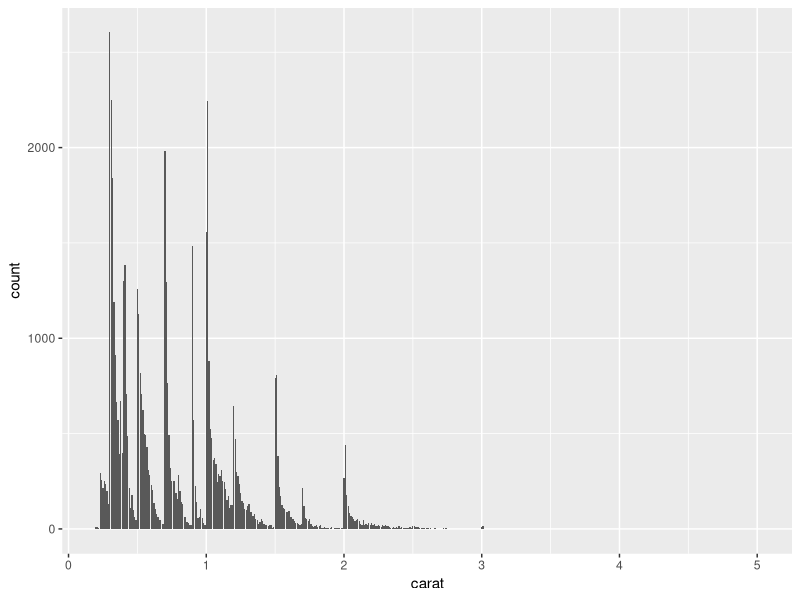
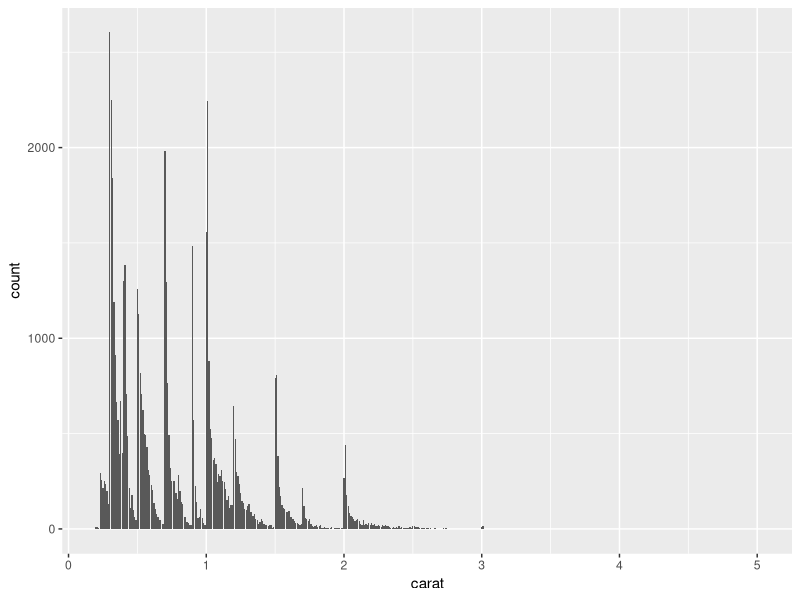

Write the R code that produced these figures, in order.
library(tidyverse)

ggplot(diamonds, aes(carat)) +
  geom_bar()
ggsave("diamonds.pdf")

write_csv(diamonds, "diamonds.csv")
